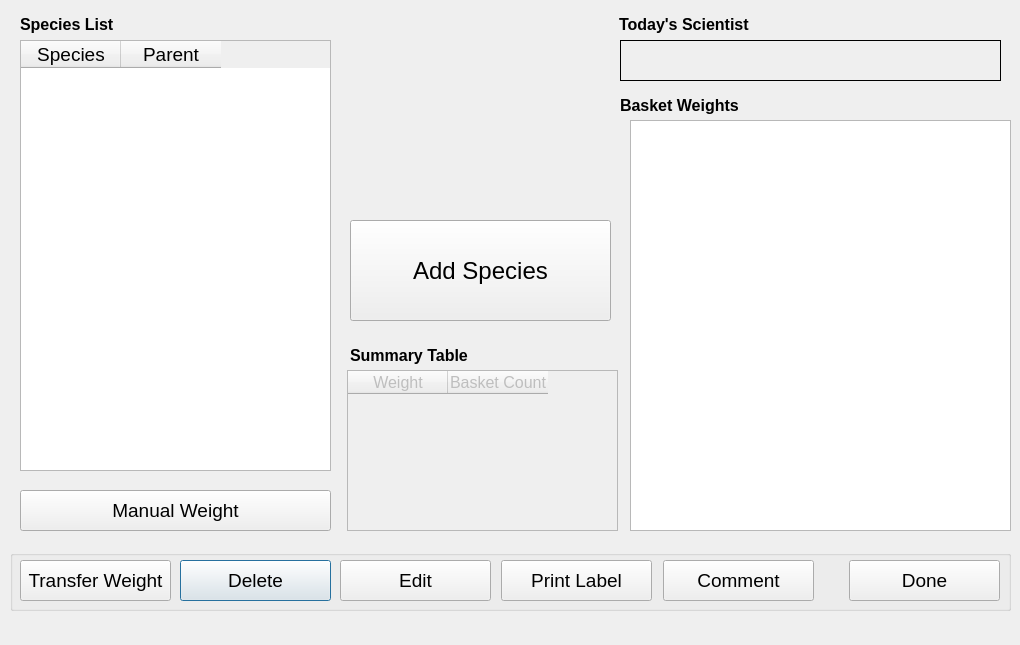
<?xml version="1.0" encoding="UTF-8"?>
<ui version="4.0">
 <class>clamsCatch</class>
 <widget class="QDialog" name="clamsCatch">
  <property name="windowModality">
   <enum>Qt::NonModal</enum>
  </property>
  <property name="geometry">
   <rect>
    <x>0</x>
    <y>0</y>
    <width>1020</width>
    <height>645</height>
   </rect>
  </property>
  <property name="windowTitle">
   <string>CLAMS Catch</string>
  </property>
  <widget class="QLabel" name="sciLabel">
   <property name="geometry">
    <rect>
     <x>620</x>
     <y>40</y>
     <width>381</width>
     <height>41</height>
    </rect>
   </property>
   <property name="font">
    <font>
     <pointsize>20</pointsize>
     <weight>75</weight>
     <bold>true</bold>
    </font>
   </property>
   <property name="autoFillBackground">
    <bool>true</bool>
   </property>
   <property name="frameShape">
    <enum>QFrame::Panel</enum>
   </property>
   <property name="frameShadow">
    <enum>QFrame::Plain</enum>
   </property>
   <property name="lineWidth">
    <number>1</number>
   </property>
   <property name="text">
    <string/>
   </property>
  </widget>
  <widget class="QTableWidget" name="sumTable">
   <property name="enabled">
    <bool>false</bool>
   </property>
   <property name="geometry">
    <rect>
     <x>347</x>
     <y>370</y>
     <width>271</width>
     <height>161</height>
    </rect>
   </property>
   <property name="font">
    <font>
     <pointsize>12</pointsize>
     <weight>50</weight>
     <bold>false</bold>
    </font>
   </property>
   <property name="rowCount">
    <number>0</number>
   </property>
   <property name="columnCount">
    <number>2</number>
   </property>
   <column>
    <property name="text">
     <string>Weight</string>
    </property>
   </column>
   <column>
    <property name="text">
     <string>Basket Count</string>
    </property>
   </column>
  </widget>
  <widget class="QLabel" name="label_10">
   <property name="geometry">
    <rect>
     <x>619</x>
     <y>9</y>
     <width>162</width>
     <height>31</height>
    </rect>
   </property>
   <property name="font">
    <font>
     <pointsize>12</pointsize>
     <weight>75</weight>
     <bold>true</bold>
    </font>
   </property>
   <property name="text">
    <string>Today's Scientist</string>
   </property>
  </widget>
  <widget class="QLabel" name="label_7">
   <property name="geometry">
    <rect>
     <x>620</x>
     <y>90</y>
     <width>163</width>
     <height>30</height>
    </rect>
   </property>
   <property name="font">
    <font>
     <pointsize>12</pointsize>
     <weight>75</weight>
     <bold>true</bold>
    </font>
   </property>
   <property name="text">
    <string>Basket Weights</string>
   </property>
  </widget>
  <widget class="QLabel" name="label_11">
   <property name="geometry">
    <rect>
     <x>20</x>
     <y>9</y>
     <width>163</width>
     <height>30</height>
    </rect>
   </property>
   <property name="font">
    <font>
     <pointsize>12</pointsize>
     <weight>75</weight>
     <bold>true</bold>
    </font>
   </property>
   <property name="text">
    <string>Species List</string>
   </property>
  </widget>
  <widget class="QGroupBox" name="bottomBox">
   <property name="geometry">
    <rect>
     <x>10</x>
     <y>550</y>
     <width>1001</width>
     <height>61</height>
    </rect>
   </property>
   <property name="title">
    <string/>
   </property>
   <widget class="QPushButton" name="delBtn">
    <property name="geometry">
     <rect>
      <x>170</x>
      <y>10</y>
      <width>151</width>
      <height>41</height>
     </rect>
    </property>
    <property name="font">
     <font>
      <pointsize>14</pointsize>
     </font>
    </property>
    <property name="text">
     <string>Delete</string>
    </property>
   </widget>
   <widget class="QPushButton" name="doneBtn">
    <property name="geometry">
     <rect>
      <x>839</x>
      <y>10</y>
      <width>151</width>
      <height>41</height>
     </rect>
    </property>
    <property name="font">
     <font>
      <pointsize>14</pointsize>
     </font>
    </property>
    <property name="text">
     <string>Done</string>
    </property>
   </widget>
   <widget class="QPushButton" name="editBtn">
    <property name="geometry">
     <rect>
      <x>330</x>
      <y>10</y>
      <width>151</width>
      <height>41</height>
     </rect>
    </property>
    <property name="font">
     <font>
      <pointsize>14</pointsize>
     </font>
    </property>
    <property name="text">
     <string>Edit</string>
    </property>
   </widget>
   <widget class="QPushButton" name="commentBtn">
    <property name="geometry">
     <rect>
      <x>653</x>
      <y>10</y>
      <width>151</width>
      <height>41</height>
     </rect>
    </property>
    <property name="font">
     <font>
      <pointsize>14</pointsize>
     </font>
    </property>
    <property name="text">
     <string>Comment</string>
    </property>
   </widget>
   <widget class="QPushButton" name="transBtn">
    <property name="geometry">
     <rect>
      <x>10</x>
      <y>10</y>
      <width>151</width>
      <height>41</height>
     </rect>
    </property>
    <property name="font">
     <font>
      <pointsize>14</pointsize>
     </font>
    </property>
    <property name="text">
     <string>Transfer Weight</string>
    </property>
   </widget>
   <widget class="QPushButton" name="printBtn">
    <property name="geometry">
     <rect>
      <x>491</x>
      <y>10</y>
      <width>151</width>
      <height>41</height>
     </rect>
    </property>
    <property name="font">
     <font>
      <pointsize>14</pointsize>
     </font>
    </property>
    <property name="text">
     <string>Print Label</string>
    </property>
   </widget>
  </widget>
  <widget class="QLabel" name="picLabel">
   <property name="geometry">
    <rect>
     <x>350</x>
     <y>10</y>
     <width>261</width>
     <height>196</height>
    </rect>
   </property>
   <property name="font">
    <font>
     <pointsize>36</pointsize>
    </font>
   </property>
   <property name="autoFillBackground">
    <bool>true</bool>
   </property>
   <property name="frameShape">
    <enum>QFrame::NoFrame</enum>
   </property>
   <property name="frameShadow">
    <enum>QFrame::Plain</enum>
   </property>
   <property name="text">
    <string/>
   </property>
  </widget>
  <widget class="QPushButton" name="addspcBtn">
   <property name="geometry">
    <rect>
     <x>350</x>
     <y>220</y>
     <width>261</width>
     <height>101</height>
    </rect>
   </property>
   <property name="font">
    <font>
     <pointsize>18</pointsize>
    </font>
   </property>
   <property name="text">
    <string>Add Species</string>
   </property>
  </widget>
  <widget class="QPushButton" name="manualBtn">
   <property name="geometry">
    <rect>
     <x>20</x>
     <y>490</y>
     <width>311</width>
     <height>41</height>
    </rect>
   </property>
   <property name="font">
    <font>
     <pointsize>14</pointsize>
    </font>
   </property>
   <property name="text">
    <string>Manual Weight</string>
   </property>
  </widget>
  <widget class="QLabel" name="label_8">
   <property name="geometry">
    <rect>
     <x>350</x>
     <y>340</y>
     <width>163</width>
     <height>30</height>
    </rect>
   </property>
   <property name="font">
    <font>
     <pointsize>12</pointsize>
     <weight>75</weight>
     <bold>true</bold>
    </font>
   </property>
   <property name="text">
    <string>Summary Table</string>
   </property>
  </widget>
  <widget class="QTableWidget" name="speciesList">
   <property name="geometry">
    <rect>
     <x>20</x>
     <y>40</y>
     <width>311</width>
     <height>431</height>
    </rect>
   </property>
   <property name="font">
    <font>
     <pointsize>14</pointsize>
    </font>
   </property>
   <property name="selectionMode">
    <enum>QAbstractItemView::SingleSelection</enum>
   </property>
   <property name="selectionBehavior">
    <enum>QAbstractItemView::SelectRows</enum>
   </property>
   <attribute name="verticalHeaderDefaultSectionSize">
    <number>60</number>
   </attribute>
   <attribute name="verticalHeaderMinimumSectionSize">
    <number>50</number>
   </attribute>
   <column>
    <property name="text">
     <string>Species</string>
    </property>
   </column>
   <column>
    <property name="text">
     <string>Parent</string>
    </property>
   </column>
  </widget>
  <widget class="QTableView" name="basketView">
   <property name="geometry">
    <rect>
     <x>630</x>
     <y>120</y>
     <width>381</width>
     <height>411</height>
    </rect>
   </property>
   <property name="font">
    <font>
     <pointsize>10</pointsize>
    </font>
   </property>
   <attribute name="verticalHeaderVisible">
    <bool>false</bool>
   </attribute>
  </widget>
 </widget>
 <resources/>
 <connections/>
</ui>
